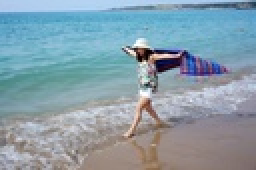
%> input picture matlab/gf.jpg, 128 x 85 px, shrunk from 963 x 640 before the run (shown 2 times larger)
$ octave test0.m   (GNU Octave 9; MATLAB toolbox functions it lacks are replaced by stand-ins)
%> lines starting %> are read from the running program, lines starting %| are printed output that depends on the picture
### matlab/hierarchical.m
function B = hierarchical(A, nLevels)
%> called with nLevels = 10
%HIERARCHICAL Generate a stack of prefiltered lightness images.
%   Described in Sec. 4.1 of
%
%     G. Xie, X. Sun, X. Tong and D. Nowrouzezahrai. Hierarchical Diffusion
%     Curves for Accurate Automatic Image Vectorization. ACM Trans. Graph.
%     ACM SIGGRAPH Asia 2014.
%
%   Input image A has to be a double precision matrix of size NxMx3 in RGB
%   color space with each channel on the closed interval [0,1].
%
%   Output B is a list of nLevels 2D-matrices of size NxM. The value in
%   each matrix is the lightness (L channel) of CIE-Lab colorspace. The
%   first matrix B(:,:,1) is the finest, while the last matrix B(:,:,end)
%   is the coarsest.
%

% Verify that the input image exists and is valid.
if ~exist('A', 'var') || isempty(A)
  error('Input image A is undefined or invalid.');
end
if ~isfloat(A) || ~sum([3] == size(A,3)) || ...
    min(A(:)) < 0 || max(A(:)) > 1
  error(['Input image A must be a double precision ',...
         'matrix of size NxMx3 on the closed ',...
         'interval [0,1].']);
end

% Verify the number of hierarchy levels
if ~exist('nLevels', 'var') || isempty(nLevels) || ...
    numel(nLevels) ~= 1 || nLevels < 1
  nLevels = 3;
end
nLevels = ceil(nLevels);

% Convert to Lab color space
A = rgb2lab(A);
%> A: size 85x128x3 double; mean of channels 1, 2, 3 63.9, -3.9, -8.4
L = A(:,:,1);
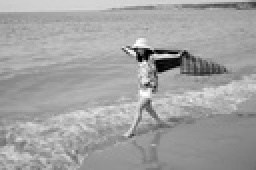
%> L: size 85x128 double (shown 2 times larger); min 0.623, max 99.78, mean 63.9; drawn with min black and max white

% Set parameters.
sigma_s = 2;
sigma_r = range(L(:))/10;
%> sigma_r = 9.92

% Build the hierarchy.
B = zeros(size(A,1), size(A,2), nLevels);
B(:,:,1) = A(:,:,1);
for i = 2:nLevels
  A = bilateral(A, sigma_s, sigma_r);
  B(:,:,i) = A(:,:,1);
  sigma_s = sigma_s * 2;
  sigma_r = sigma_r / 2;
end
%> this loop made 9 passes
%> sigma_r on passes 1 to 9: 4.96, 2.48, 1.24, 0.62, 0.31, 0.155, 0.0775, 0.0387, 0.0194
%> A: size 85x128x3 double; mean of channels 1, 2, 3 63.9, -4, -8.4
%> after the loop, sigma_s = 1024

end

### src/matlab/bilateral.m
function B = bilateral(A, s, r)
%BILATERAL Bilateral filter.
%   Input image A is a double precision matrix of size NxMx3 in CIE-Lab
%   colorspace. Input s is spatial width and r is range width.
%

% Verify that the input image exists and is valid.
if ~exist('A', 'var') || isempty(A)
  error('Input image A is undefined or invalid.');
end
if ~isfloat(A) || ~sum([3] == size(A,3))
  error('Input image A must be a double precision matrix of size NxMx3');
end

% Verify spatial and range width.
if ~exist('s', 'var') || isempty(s) || numel(s) ~= 1
  error('Input spatial width is undefined or invalid.');
end
if ~exist('r', 'var') || isempty(r) || numel(r) ~= 1
  error('Input range width is undefined or invalid.');
end

% Set parameters.
w = 3; % window size

% Pre-compute Gaussian spatial weights.
[X,Y] = meshgrid(-w:w,-w:w);
G = exp(-(X.^2+Y.^2)/(s^2));

% Create waitbar.
h = waitbar(0,'Applying bilateral filter...');
set(h,'Name','Bilateral Filter Progress');

dim = size(A);
B = zeros(dim);
for i = 1:dim(1)
  for j = 1:dim(2)
    % Extract local region.
    iMin = max(i-w,1);
    iMax = min(i+w,dim(1));
    jMin = max(j-w,1);
    jMax = min(j+w,dim(2));
    I = A(iMin:iMax,jMin:jMax,:);

    % Compute Gaussian intensity weights.
    dL = I(:,:,1)-A(i,j,1);
    da = I(:,:,2)-A(i,j,2);
    db = I(:,:,3)-A(i,j,3);
    H = exp(-(dL.^2+da.^2+db.^2)/(r^2));

    % Calculate bilateral filter response.
    F = H.*G((iMin:iMax)-i+w+1,(jMin:jMax)-j+w+1);
    norm_F = sum(F(:));
    B(i,j,1) = sum(sum(F.*I(:,:,1)))/norm_F;
    B(i,j,2) = sum(sum(F.*I(:,:,2)))/norm_F;
    B(i,j,3) = sum(sum(F.*I(:,:,3)))/norm_F;
  end
  waitbar(i/dim(1));
end

% Close waitbar.
close(h);

end

### matlab/test0.m
% This test shows the prefiltered image stack
img = double(imread('gf.jpg'))/255;
n = 10;
imgs = hierarchical(img, n);

% Display filtered images
for i = 1:n
  img = imgs(:,:,i);
  figure;imshow(img,[0 100])
end
